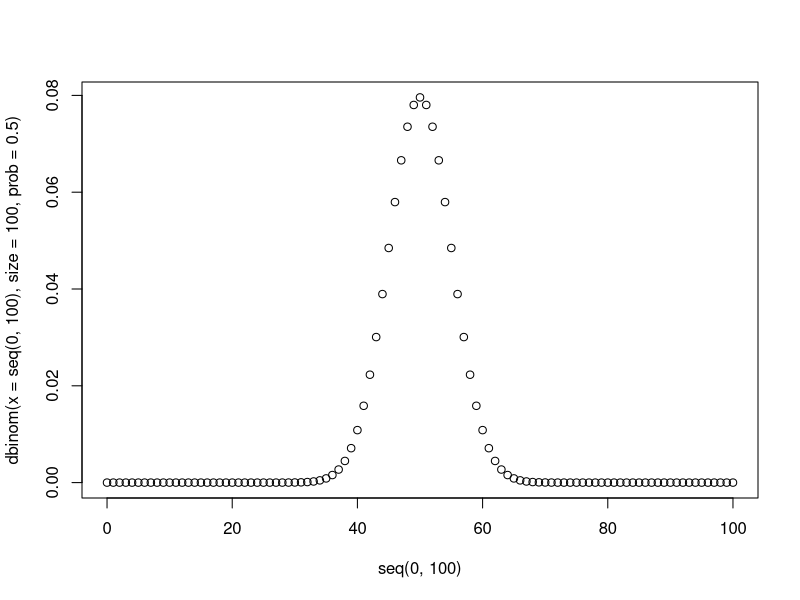
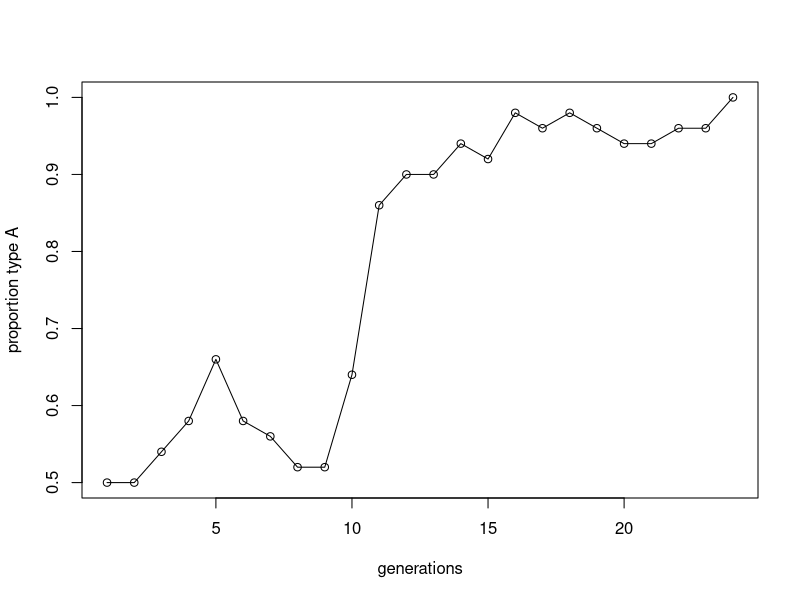
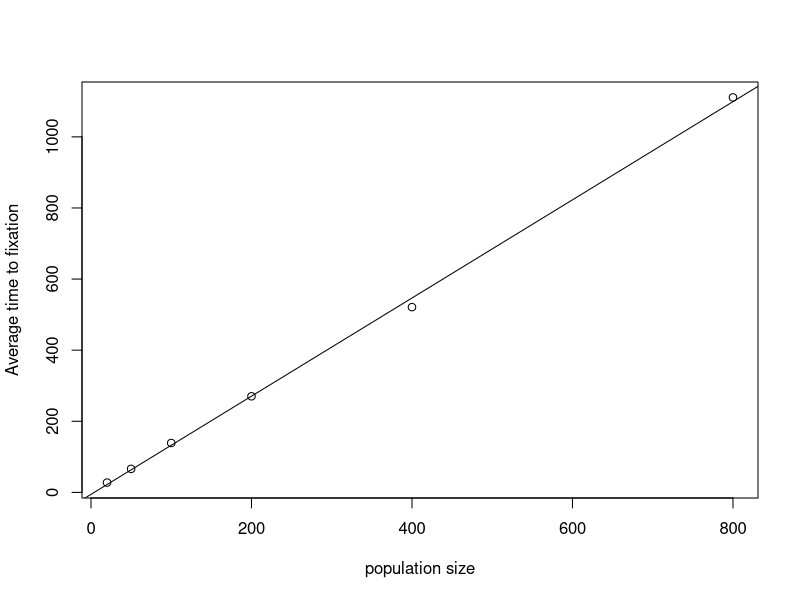

Write R code to recreate these figures, in order.
# Stochastic Models
# Random Numbers 
# 1. Draw from existing distributions
runif(10, 0, 1)
runif(15, 1, 10)
rnorm(10, 50, 100)

# toss 100 coins for 7 times, how many get heads?
rbinom(n=7, size=100, prob=0.5)  # rbinom(n, size, prob)
plot(x = seq(0, 100), y = dbinom(x=seq(0, 100), size = 100, prob=0.5 ))

# 2. Draw from Custom-Made selections sample()
sample(1:10, 5)
population <- 1:10
sample(population, 5)
population <- c(30, 10, 50, 20, 70, 90)
sample(population, 15, replace = T)
options <- c("heads", "tails")
sample(options, 10, replace = T)

############# Genetic Drift ################
# def: the occurrence of changes in gene frequencies caused by entirely random events (not selection)
# two types, A and B have equal fitness and reproduce asexually in discrete generations. Total population size is 50 and remains constant over time.
# Next generation, each and every one of the N offspring have probability pA of being type A (pA = NA / N) and pB of type B (pB = NB / N)
N <- 50
pA <- c()
pA[1] <- 0.5
i <- 1
while (pA[i] < 1 & pA[i] > 0) {
  nA <- rbinom(1, size = N, prob = pA[i])
  pA[i+1] <- nA / N
  i <- i+1
}
plot(1:i, pA[1:i], xlab="generations", ylab="proportion type A", type="o")



# the number of generations it takes for one type to go extinct for different population size

N <- c(20, 50, 100, 200, 400, 800)
reps <- 100
matrix <- matrix(0, nrow=reps, ncol=length(N))
for (t in 1:100) {
  Fixation <- c()
  for (r in N) {
    pA <- c()
    i <- 1
    pA[i] <- 0.5
    while (pA[i] < 1 & pA[i] > 0) {
      nA <- rbinom(1, size = r, prob = pA[i])
      pA[i+1] <- nA / r
      i <- i+1
    }
    Fixation <- c(Fixation, i)
  }
  matrix[t,] <- Fixation
}
Means <- colMeans(matrix)
plot(N, Means, xlab = "population size", ylab = "Average time to fixation")
abline(lm(Means~N))
